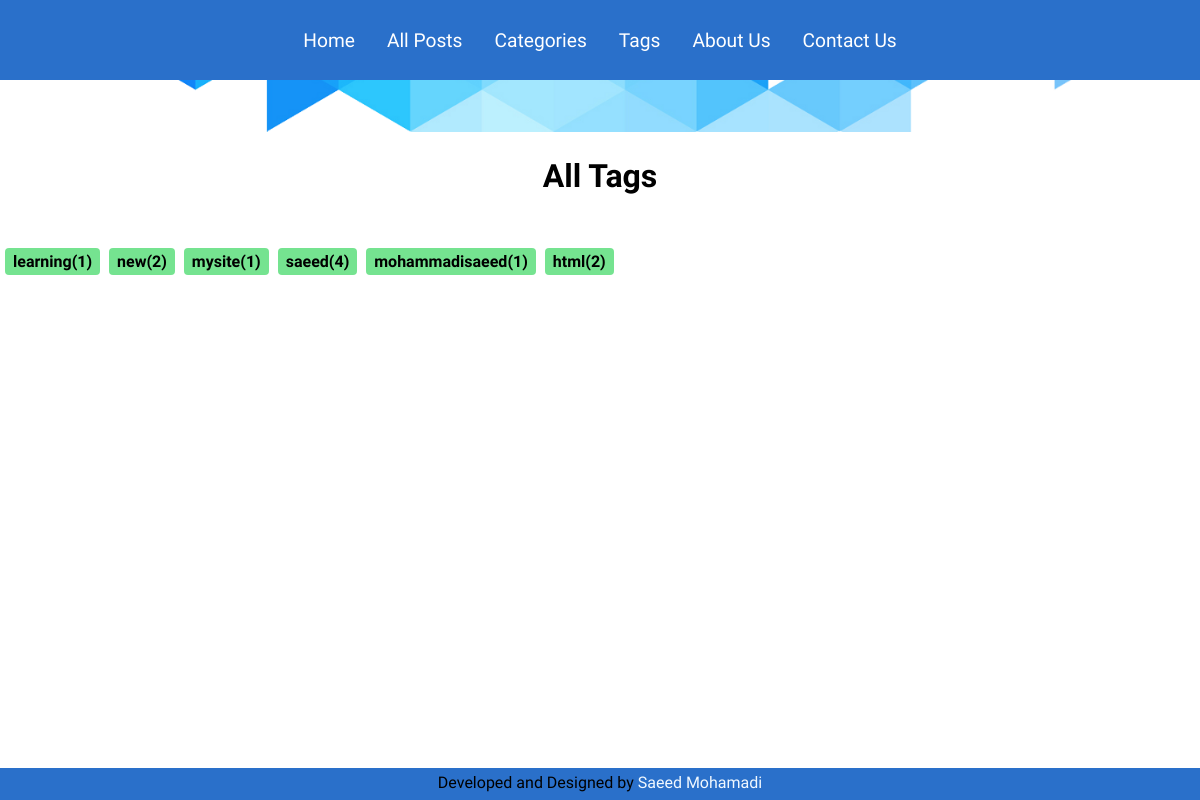
The app's page /tags with its own data.
### blog/models.py (models this page shows, shortened)
class Tag(models.Model):
    title = models.CharField(max_length=40)
    order = models.PositiveIntegerField(default=1)
    slug = models.SlugField(null=False, unique=True, blank=True)
    def get_tag_count(self):
        tagpost = Tag.objects.get(id=self.id)
        tag_posts_count = tagpost.tags.all().count()
        return tag_posts_count

### blog/views.py (the view)
# urls.py: path('<page>', views.pages, name='pages'),
def pages(request, page):
    basic_options = BlogOptions.objects.all()[0]
    if page == 'about':
        return render(request, 'blog/about.html', {
            'title': 'about us',
            'options': basic_options
        })
    elif page == 'contact':
        return render(request, 'blog/contact.html', {
            'title': 'contact us',
            'options': basic_options
        })
    elif page == 'posts':
        allposts = Post.objects.all()
        return render(request, 'blog/posts.html', {
            'title': 'all posts',
            'posts': allposts
        })
    elif page == 'categories':
        allcats = Category.objects.all()
        return render(request, 'blog/categories.html', {
            'title': 'all categories',
            'categories': allcats
        })
    elif page == 'tags':
        alltags = Tag.objects.all()
        return render(request, 'blog/tags.html', {
            'title': 'all Tags',
            'tags': alltags,
        })
    else:
        raise Http404()

### blog/templates/blog/tags.html (shortened to what this page needs)
{% extends 'base_page.html' %}
{% load static %}
{% block css %}
    <link rel="stylesheet" href= {% static 'blog/page.css' %}>
    <link rel="stylesheet" href="{% static 'blog/includes/tag_single.css' %}">
{% endblock css %}
{% block tags %}
    <h1>{{ title|title }}</h1>
    <section id='top-cats'>
        <ul>
            {% for tag in tags %}
            {% include 'blog/includes/tag_single.html' %}
            {% endfor %}
        </ul>
    </section>
{% endblock tags %}

### blog/templates/blog/includes/tag_single.html
<li class='li-sec'>
    <article>
        <a href="{% url 'tag_page' tag.slug %}">
            <div>
                <h4>{{ tag.title }}({{ tag.get_tag_count }})</h4>
            </div>
        </a>
    </article>
</li>

### static/style.css (style rules this page uses)
body { font-family: 'Baloo 2', cursive !important; }
body { margin: 0; }

### blog/static/blog/page.css (style rules this page uses)
h1 { text-align: center; text-underline-offset: 1px solid; }
a { text-decoration: none; color: black; }
ul { list-style: none; padding: 5px 0; }
li { display: inline-block; margin-left: 5px; }
#top-cats { margin: 1rem 0; }

### blog/static/blog/includes/tag_single.css (style rules this page uses)
.li-sec { display: inline-block; margin: 5px 0 34px 5px; }
h4 { background-color: #68e186e8; padding: 4px 8px; border-radius: 4px; }
a { text-decoration: none; color: black; }

### records on screen
Tag: title "learning", get_tag_count "1"
Tag: title "new", get_tag_count "2"
Tag: title "mysite", get_tag_count "1"
Tag: title "saeed", get_tag_count "4"
Tag: title "mohammadisaeed", get_tag_count "1"
Tag: title "html", get_tag_count "2"

### other values on screen
{{ title|title }} "All Tags"
